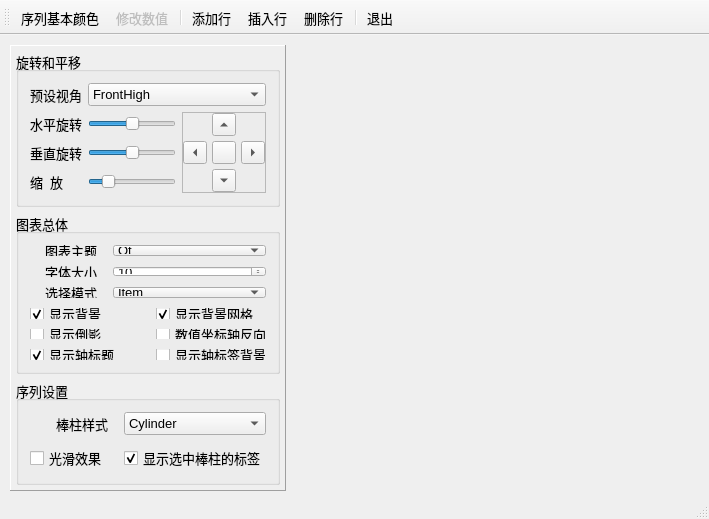
<?xml version="1.0" encoding="UTF-8"?>
<ui version="4.0">
 <class>MainWindow</class>
 <widget class="QMainWindow" name="MainWindow">
  <property name="geometry">
   <rect>
    <x>0</x>
    <y>0</y>
    <width>709</width>
    <height>519</height>
   </rect>
  </property>
  <property name="font">
   <font>
    <pointsize>10</pointsize>
   </font>
  </property>
  <property name="windowTitle">
   <string>Q3DBars绘图</string>
  </property>
  <widget class="QWidget" name="centralWidget">
   <widget class="QFrame" name="frameSetup">
    <property name="geometry">
     <rect>
      <x>10</x>
      <y>10</y>
      <width>276</width>
      <height>446</height>
     </rect>
    </property>
    <property name="frameShape">
     <enum>QFrame::Panel</enum>
    </property>
    <property name="frameShadow">
     <enum>QFrame::Raised</enum>
    </property>
    <layout class="QVBoxLayout" name="verticalLayout">
     <property name="leftMargin">
      <number>5</number>
     </property>
     <property name="topMargin">
      <number>5</number>
     </property>
     <property name="rightMargin">
      <number>5</number>
     </property>
     <property name="bottomMargin">
      <number>5</number>
     </property>
     <item>
      <widget class="QGroupBox" name="groupBox_2">
       <property name="title">
        <string>旋转和平移</string>
       </property>
       <layout class="QGridLayout" name="gridLayout_3">
        <item row="0" column="0">
         <widget class="QLabel" name="label_5">
          <property name="text">
           <string>预设视角</string>
          </property>
          <property name="buddy">
           <cstring>comboCamera</cstring>
          </property>
         </widget>
        </item>
        <item row="0" column="1" colspan="2">
         <widget class="QComboBox" name="comboCamera">
          <property name="currentIndex">
           <number>2</number>
          </property>
          <item>
           <property name="text">
            <string>FrontLow</string>
           </property>
          </item>
          <item>
           <property name="text">
            <string>Front</string>
           </property>
          </item>
          <item>
           <property name="text">
            <string>FrontHigh</string>
           </property>
          </item>
          <item>
           <property name="text">
            <string>LeftLow</string>
           </property>
          </item>
          <item>
           <property name="text">
            <string>Left</string>
           </property>
          </item>
          <item>
           <property name="text">
            <string>LeftHigh</string>
           </property>
          </item>
          <item>
           <property name="text">
            <string>RightLow</string>
           </property>
          </item>
          <item>
           <property name="text">
            <string>Right</string>
           </property>
          </item>
          <item>
           <property name="text">
            <string>RightHigh</string>
           </property>
          </item>
          <item>
           <property name="text">
            <string>BehindLow</string>
           </property>
          </item>
          <item>
           <property name="text">
            <string>Behind</string>
           </property>
          </item>
          <item>
           <property name="text">
            <string>BehindHigh</string>
           </property>
          </item>
          <item>
           <property name="text">
            <string>IsometricLeft</string>
           </property>
          </item>
          <item>
           <property name="text">
            <string>IsometricLeftHigh</string>
           </property>
          </item>
          <item>
           <property name="text">
            <string>IsometricRight</string>
           </property>
          </item>
          <item>
           <property name="text">
            <string>IsometricRightHigh</string>
           </property>
          </item>
          <item>
           <property name="text">
            <string>DirectlyAbove</string>
           </property>
          </item>
          <item>
           <property name="text">
            <string>DirectlyAboveCW45</string>
           </property>
          </item>
          <item>
           <property name="text">
            <string>DirectlyAboveCCW45</string>
           </property>
          </item>
          <item>
           <property name="text">
            <string>FrontBelow</string>
           </property>
          </item>
          <item>
           <property name="text">
            <string>LeftBelow</string>
           </property>
          </item>
          <item>
           <property name="text">
            <string>RightBelow</string>
           </property>
          </item>
          <item>
           <property name="text">
            <string>BehindBelow</string>
           </property>
          </item>
          <item>
           <property name="text">
            <string>DirectlyBelow</string>
           </property>
          </item>
         </widget>
        </item>
        <item row="1" column="0">
         <widget class="QLabel" name="label_6">
          <property name="text">
           <string>水平旋转</string>
          </property>
          <property name="buddy">
           <cstring>sliderH</cstring>
          </property>
         </widget>
        </item>
        <item row="1" column="1">
         <widget class="QSlider" name="sliderH">
          <property name="minimum">
           <number>-180</number>
          </property>
          <property name="maximum">
           <number>180</number>
          </property>
          <property name="orientation">
           <enum>Qt::Horizontal</enum>
          </property>
         </widget>
        </item>
        <item row="1" column="2" rowspan="3">
         <widget class="QFrame" name="frame">
          <property name="frameShape">
           <enum>QFrame::StyledPanel</enum>
          </property>
          <property name="frameShadow">
           <enum>QFrame::Raised</enum>
          </property>
          <layout class="QGridLayout" name="gridLayout_4">
           <property name="leftMargin">
            <number>0</number>
           </property>
           <property name="topMargin">
            <number>0</number>
           </property>
           <property name="rightMargin">
            <number>0</number>
           </property>
           <property name="bottomMargin">
            <number>0</number>
           </property>
           <property name="spacing">
            <number>5</number>
           </property>
           <item row="0" column="1">
            <widget class="QToolButton" name="btnMoveUp">
             <property name="text">
              <string/>
             </property>
             <property name="arrowType">
              <enum>Qt::UpArrow</enum>
             </property>
            </widget>
           </item>
           <item row="1" column="0">
            <widget class="QToolButton" name="btnMoveLeft">
             <property name="text">
              <string/>
             </property>
             <property name="arrowType">
              <enum>Qt::LeftArrow</enum>
             </property>
            </widget>
           </item>
           <item row="1" column="2">
            <widget class="QToolButton" name="btnMoveRight">
             <property name="text">
              <string/>
             </property>
             <property name="arrowType">
              <enum>Qt::RightArrow</enum>
             </property>
            </widget>
           </item>
           <item row="2" column="1">
            <widget class="QToolButton" name="btnMoveDown">
             <property name="text">
              <string/>
             </property>
             <property name="arrowType">
              <enum>Qt::DownArrow</enum>
             </property>
            </widget>
           </item>
           <item row="1" column="1">
            <widget class="QToolButton" name="btnResetCamera">
             <property name="toolTip">
              <string>复位到FrontHigh视角</string>
             </property>
             <property name="text">
              <string/>
             </property>
             <property name="icon">
              <iconset resource="res.qrc">
               <normaloff>:/icons/images/326.bmp</normaloff>:/icons/images/326.bmp</iconset>
             </property>
            </widget>
           </item>
          </layout>
         </widget>
        </item>
        <item row="2" column="0">
         <widget class="QLabel" name="label_7">
          <property name="text">
           <string>垂直旋转</string>
          </property>
          <property name="buddy">
           <cstring>sliderV</cstring>
          </property>
         </widget>
        </item>
        <item row="2" column="1">
         <widget class="QSlider" name="sliderV">
          <property name="minimum">
           <number>-180</number>
          </property>
          <property name="maximum">
           <number>180</number>
          </property>
          <property name="orientation">
           <enum>Qt::Horizontal</enum>
          </property>
         </widget>
        </item>
        <item row="3" column="0">
         <widget class="QLabel" name="label_8">
          <property name="text">
           <string>缩  放</string>
          </property>
          <property name="buddy">
           <cstring>sliderZoom</cstring>
          </property>
         </widget>
        </item>
        <item row="3" column="1">
         <widget class="QSlider" name="sliderZoom">
          <property name="minimum">
           <number>10</number>
          </property>
          <property name="maximum">
           <number>500</number>
          </property>
          <property name="value">
           <number>100</number>
          </property>
          <property name="orientation">
           <enum>Qt::Horizontal</enum>
          </property>
         </widget>
        </item>
       </layout>
      </widget>
     </item>
     <item>
      <widget class="QGroupBox" name="groupBox_4">
       <property name="title">
        <string>图表总体</string>
       </property>
       <layout class="QGridLayout" name="gridLayout_2">
        <property name="verticalSpacing">
         <number>10</number>
        </property>
        <item row="0" column="0">
         <widget class="QLabel" name="label">
          <property name="text">
           <string>图表主题</string>
          </property>
          <property name="alignment">
           <set>Qt::AlignRight|Qt::AlignTrailing|Qt::AlignVCenter</set>
          </property>
          <property name="indent">
           <number>10</number>
          </property>
          <property name="buddy">
           <cstring>cBoxTheme</cstring>
          </property>
         </widget>
        </item>
        <item row="0" column="1" colspan="2">
         <widget class="QComboBox" name="cBoxTheme">
          <item>
           <property name="text">
            <string>Qt</string>
           </property>
          </item>
          <item>
           <property name="text">
            <string>Primary Colors</string>
           </property>
          </item>
          <item>
           <property name="text">
            <string>Digia</string>
           </property>
          </item>
          <item>
           <property name="text">
            <string>StoneMoss</string>
           </property>
          </item>
          <item>
           <property name="text">
            <string>ArmyBlue</string>
           </property>
          </item>
          <item>
           <property name="text">
            <string>Retro</string>
           </property>
          </item>
          <item>
           <property name="text">
            <string>Ebony</string>
           </property>
          </item>
          <item>
           <property name="text">
            <string>Isabelle</string>
           </property>
          </item>
         </widget>
        </item>
        <item row="1" column="0">
         <widget class="QLabel" name="label_4">
          <property name="text">
           <string>字体大小</string>
          </property>
          <property name="alignment">
           <set>Qt::AlignRight|Qt::AlignTrailing|Qt::AlignVCenter</set>
          </property>
          <property name="indent">
           <number>10</number>
          </property>
          <property name="buddy">
           <cstring>spinFontSize</cstring>
          </property>
         </widget>
        </item>
        <item row="1" column="1" colspan="2">
         <widget class="QSpinBox" name="spinFontSize">
          <property name="minimum">
           <number>5</number>
          </property>
          <property name="value">
           <number>10</number>
          </property>
         </widget>
        </item>
        <item row="2" column="0">
         <widget class="QLabel" name="label_3">
          <property name="text">
           <string>选择模式</string>
          </property>
          <property name="alignment">
           <set>Qt::AlignRight|Qt::AlignTrailing|Qt::AlignVCenter</set>
          </property>
          <property name="indent">
           <number>10</number>
          </property>
         </widget>
        </item>
        <item row="3" column="0">
         <widget class="QCheckBox" name="chkBoxBackground">
          <property name="text">
           <string>显示背景</string>
          </property>
          <property name="checked">
           <bool>true</bool>
          </property>
         </widget>
        </item>
        <item row="3" column="2">
         <widget class="QCheckBox" name="chkBoxGrid">
          <property name="text">
           <string>显示背景网格</string>
          </property>
          <property name="checked">
           <bool>true</bool>
          </property>
         </widget>
        </item>
        <item row="6" column="0" colspan="2">
         <widget class="QCheckBox" name="chkBoxAxisTitle">
          <property name="text">
           <string>显示轴标题</string>
          </property>
          <property name="checked">
           <bool>true</bool>
          </property>
         </widget>
        </item>
        <item row="6" column="2">
         <widget class="QCheckBox" name="chkBoxAxisBackground">
          <property name="text">
           <string>显示轴标签背景</string>
          </property>
          <property name="checked">
           <bool>false</bool>
          </property>
         </widget>
        </item>
        <item row="5" column="0">
         <widget class="QCheckBox" name="chkBoxReflection">
          <property name="text">
           <string>显示倒影</string>
          </property>
         </widget>
        </item>
        <item row="5" column="2">
         <widget class="QCheckBox" name="chkBoxReverse">
          <property name="text">
           <string>数值坐标轴反向</string>
          </property>
         </widget>
        </item>
        <item row="2" column="1" colspan="2">
         <widget class="QComboBox" name="cBoxSelectionMode">
          <property name="currentIndex">
           <number>1</number>
          </property>
          <item>
           <property name="text">
            <string>None</string>
           </property>
          </item>
          <item>
           <property name="text">
            <string>Item</string>
           </property>
          </item>
          <item>
           <property name="text">
            <string>Row</string>
           </property>
          </item>
          <item>
           <property name="text">
            <string>Item And Row</string>
           </property>
          </item>
          <item>
           <property name="text">
            <string>Column</string>
           </property>
          </item>
          <item>
           <property name="text">
            <string>Item And Column</string>
           </property>
          </item>
          <item>
           <property name="text">
            <string>Row And Column</string>
           </property>
          </item>
          <item>
           <property name="text">
            <string>Item Row And Column</string>
           </property>
          </item>
          <item>
           <property name="text">
            <string>Row Slice</string>
           </property>
          </item>
          <item>
           <property name="text">
            <string>Column Slice</string>
           </property>
          </item>
         </widget>
        </item>
       </layout>
      </widget>
     </item>
     <item>
      <widget class="QGroupBox" name="groupBox_3">
       <property name="title">
        <string>序列设置</string>
       </property>
       <layout class="QGridLayout" name="gridLayout">
        <property name="verticalSpacing">
         <number>10</number>
        </property>
        <item row="0" column="0">
         <widget class="QLabel" name="label_2">
          <property name="text">
           <string>棒柱样式</string>
          </property>
          <property name="alignment">
           <set>Qt::AlignRight|Qt::AlignTrailing|Qt::AlignVCenter</set>
          </property>
          <property name="indent">
           <number>10</number>
          </property>
          <property name="buddy">
           <cstring>cBoxBarStyle</cstring>
          </property>
         </widget>
        </item>
        <item row="0" column="1">
         <widget class="QComboBox" name="cBoxBarStyle">
          <property name="currentIndex">
           <number>4</number>
          </property>
          <item>
           <property name="text">
            <string>Bar</string>
           </property>
          </item>
          <item>
           <property name="text">
            <string>Cube</string>
           </property>
          </item>
          <item>
           <property name="text">
            <string>Pyramid</string>
           </property>
          </item>
          <item>
           <property name="text">
            <string>Cone</string>
           </property>
          </item>
          <item>
           <property name="text">
            <string>Cylinder</string>
           </property>
          </item>
          <item>
           <property name="text">
            <string>BevelBar</string>
           </property>
          </item>
          <item>
           <property name="text">
            <string>BevelCube</string>
           </property>
          </item>
          <item>
           <property name="text">
            <string>Sphere</string>
           </property>
          </item>
          <item>
           <property name="text">
            <string>Minimal</string>
           </property>
          </item>
          <item>
           <property name="text">
            <string>Arrow</string>
           </property>
          </item>
          <item>
           <property name="text">
            <string>Point</string>
           </property>
          </item>
         </widget>
        </item>
        <item row="1" column="0">
         <widget class="QCheckBox" name="chkBoxSmooth">
          <property name="text">
           <string>光滑效果</string>
          </property>
         </widget>
        </item>
        <item row="1" column="1">
         <widget class="QCheckBox" name="chkBoxItemLabel">
          <property name="text">
           <string>显示选中棒柱的标签</string>
          </property>
          <property name="checked">
           <bool>true</bool>
          </property>
         </widget>
        </item>
       </layout>
      </widget>
     </item>
     <item>
      <spacer name="verticalSpacer">
       <property name="orientation">
        <enum>Qt::Vertical</enum>
       </property>
       <property name="sizeHint" stdset="0">
        <size>
         <width>20</width>
         <height>40</height>
        </size>
       </property>
      </spacer>
     </item>
    </layout>
   </widget>
  </widget>
  <widget class="QStatusBar" name="statusBar"/>
  <widget class="QToolBar" name="toolBar">
   <property name="windowTitle">
    <string>toolBar</string>
   </property>
   <property name="toolButtonStyle">
    <enum>Qt::ToolButtonTextBesideIcon</enum>
   </property>
   <attribute name="toolBarArea">
    <enum>TopToolBarArea</enum>
   </attribute>
   <attribute name="toolBarBreak">
    <bool>false</bool>
   </attribute>
   <addaction name="actSeries_BaseColor"/>
   <addaction name="actBar_ChangeValue"/>
   <addaction name="separator"/>
   <addaction name="actData_Add"/>
   <addaction name="actData_Insert"/>
   <addaction name="actData_Delete"/>
   <addaction name="separator"/>
   <addaction name="actClose"/>
  </widget>
  <action name="actBar_ChangeValue">
   <property name="enabled">
    <bool>false</bool>
   </property>
   <property name="icon">
    <iconset resource="res.qrc">
     <normaloff>:/icons/images/810.bmp</normaloff>:/icons/images/810.bmp</iconset>
   </property>
   <property name="text">
    <string>修改数值</string>
   </property>
   <property name="toolTip">
    <string>修改选中棒柱的数值(F2)</string>
   </property>
   <property name="shortcut">
    <string>F2</string>
   </property>
  </action>
  <action name="actClose">
   <property name="icon">
    <iconset resource="res.qrc">
     <normaloff>:/icons/images/132.bmp</normaloff>:/icons/images/132.bmp</iconset>
   </property>
   <property name="text">
    <string>退出</string>
   </property>
   <property name="toolTip">
    <string>退出本程序</string>
   </property>
  </action>
  <action name="actSeries_BaseColor">
   <property name="icon">
    <iconset resource="res.qrc">
     <normaloff>:/icons/images/720.bmp</normaloff>:/icons/images/720.bmp</iconset>
   </property>
   <property name="text">
    <string>序列基本颜色</string>
   </property>
   <property name="toolTip">
    <string>设置序列基本颜色</string>
   </property>
  </action>
  <action name="actData_Add">
   <property name="icon">
    <iconset resource="res.qrc">
     <normaloff>:/icons/images/316.bmp</normaloff>:/icons/images/316.bmp</iconset>
   </property>
   <property name="text">
    <string>添加行</string>
   </property>
   <property name="toolTip">
    <string>添加一行</string>
   </property>
  </action>
  <action name="actData_Insert">
   <property name="icon">
    <iconset resource="res.qrc">
     <normaloff>:/icons/images/306.bmp</normaloff>:/icons/images/306.bmp</iconset>
   </property>
   <property name="text">
    <string>插入行</string>
   </property>
   <property name="toolTip">
    <string>插入一行</string>
   </property>
  </action>
  <action name="actData_Delete">
   <property name="icon">
    <iconset resource="res.qrc">
     <normaloff>:/icons/images/318.bmp</normaloff>:/icons/images/318.bmp</iconset>
   </property>
   <property name="text">
    <string>删除行</string>
   </property>
   <property name="toolTip">
    <string>删除当前行</string>
   </property>
  </action>
 </widget>
 <layoutdefault spacing="6" margin="11"/>
 <resources>
  <include location="res.qrc"/>
 </resources>
 <connections>
  <connection>
   <sender>actClose</sender>
   <signal>triggered()</signal>
   <receiver>MainWindow</receiver>
   <slot>close()</slot>
   <hints>
    <hint type="sourcelabel">
     <x>-1</x>
     <y>-1</y>
    </hint>
    <hint type="destinationlabel">
     <x>485</x>
     <y>318</y>
    </hint>
   </hints>
  </connection>
 </connections>
</ui>
